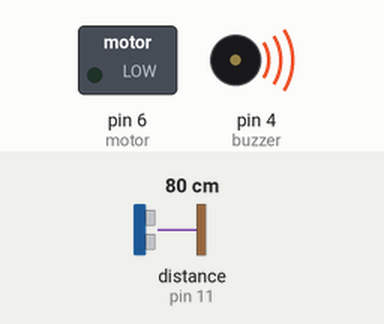
This sketch was run on a simulated Arduino Uno, built with avr-gcc and run on an emulated ATmega328P. Shown: switched loads named in the sketch (green lamp = pin HIGH), buzzer (waves = sounding). Wiring (inferred from the names in the program): ultrasonic range finder: trigger pin 12; echo pin 11. Inputs (shaded band) come from the test bench; at power-on: distance to the obstacle (sensor on pin 11) 80 cm. The echo pulse lasts 58.3 µs per cm; pins used as bus, display or sensor lines are not drawn.

Above: at 0.2 s.
At 3.7 s:
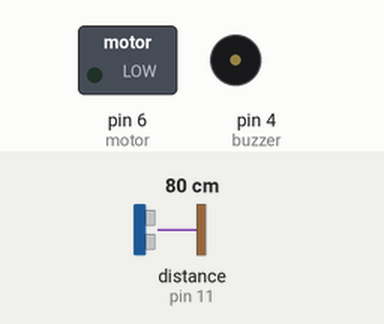
At 21.41 s:
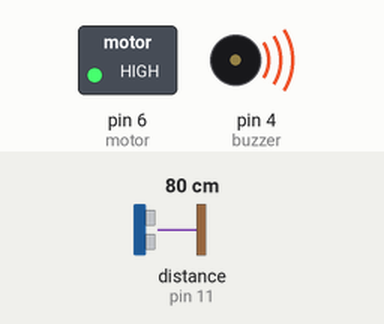
At 39.7 s:
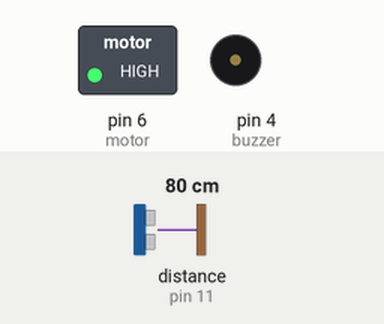
Timing chart, 0 to 40.0 s (numbered marks = the images above):
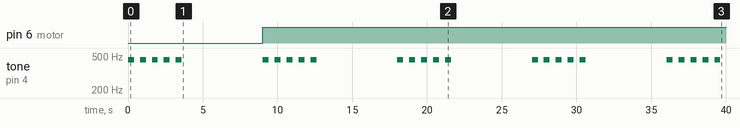

The sketch:

Code.ino
```cpp
/*------------------------------------------------------------------------------------------------------------------------------------

                                                                    A smart cane codes

                                            			Prepared by: Dyanatasya Binti Irwansyah


------------------------------------------------------------------------------------------------------------------------------------*/


/*------------------------------------------------------------------------------------------------------------------------------------

                                           Define pins for ultrasonic, buzzer and motor

------------------------------------------------------------------------------------------------------------------------------------*/

int const trig = 12;                   //attached pin 12 to trigger pin

int const echo =11;                    //attached pin 11 to echo pin

int const buzzer = 4;                  //attached pin 4 to buzzer pin

int const motor = 6;                   //attached pin 6 to motor pin


/*----------------------------------------------------------------------------------------------------------------------------------

                                         Setting up the pins to be input or the output

                                          It is called once the program is starting

------------------------------------------------------------------------------------------------------------------------------------*/

void setup()

{                                      // open curly braces define beginning of void setup

pinMode(trig, OUTPUT);                 // trig pin will have pulses output

pinMode(echo, INPUT);                  // echo pin should be input to get pulse width

pinMode(buzzer, OUTPUT);               // buzz pin is output to control buzzing

pinMode(motor, OUTPUT);                // Motor pin is the output

}                                      // close curly braces define the end of void setup


/*-----------------------------------------------------------------------------------------------------------------------

								Allowing the program to control the Arduino board

                                            Loops consecutively

-------------------------------------------------------------------------------------------------------------------------*/

void loop()

{                                                  // open curly braces define beginning of void loop

int duration, distance;                           // Duration=input pulse width & distance =distance(cm) to the                                                                             obstacle

digitalWrite(trig, HIGH);                         // Output pulse

delay(1);                                         // with 1ms width

digitalWrite(trig, LOW);                          // on trig pin

duration = pulseIn(echo, HIGH);                  // Measure the pulse input in echo pin

distance = (duration/2) / 29.1;                  // Distance is half the duration divided by 29.1 (from datasheet)
if(distance<=50 && distance>=0)
{
int i=0;
  do{
    i++;
    tone(buzzer,450);
    delay(50);
    noTone(buzzer);
    delay(50);
  }while(i<10);

  delay(5000);
  digitalWrite(motor,HIGH);
}
  else
  {
    int i=0;
  do{
    i++;
    tone(buzzer,450);
    delay(400);
    noTone(buzzer);
    delay(400);
  }while(i<5);

  delay(5000);
  digitalWrite(motor,HIGH);
  }
}
```

Measured:
- by itself, pin 6 (motor): LOW → HIGH at 9.0 s
- by itself, tone on pin 4 (buzzer): repeats every 9.0 s: 4 × (silent 0.40 s, 450 Hz 0.40 s), silent 5.4 s, 450 Hz 0.40 s
